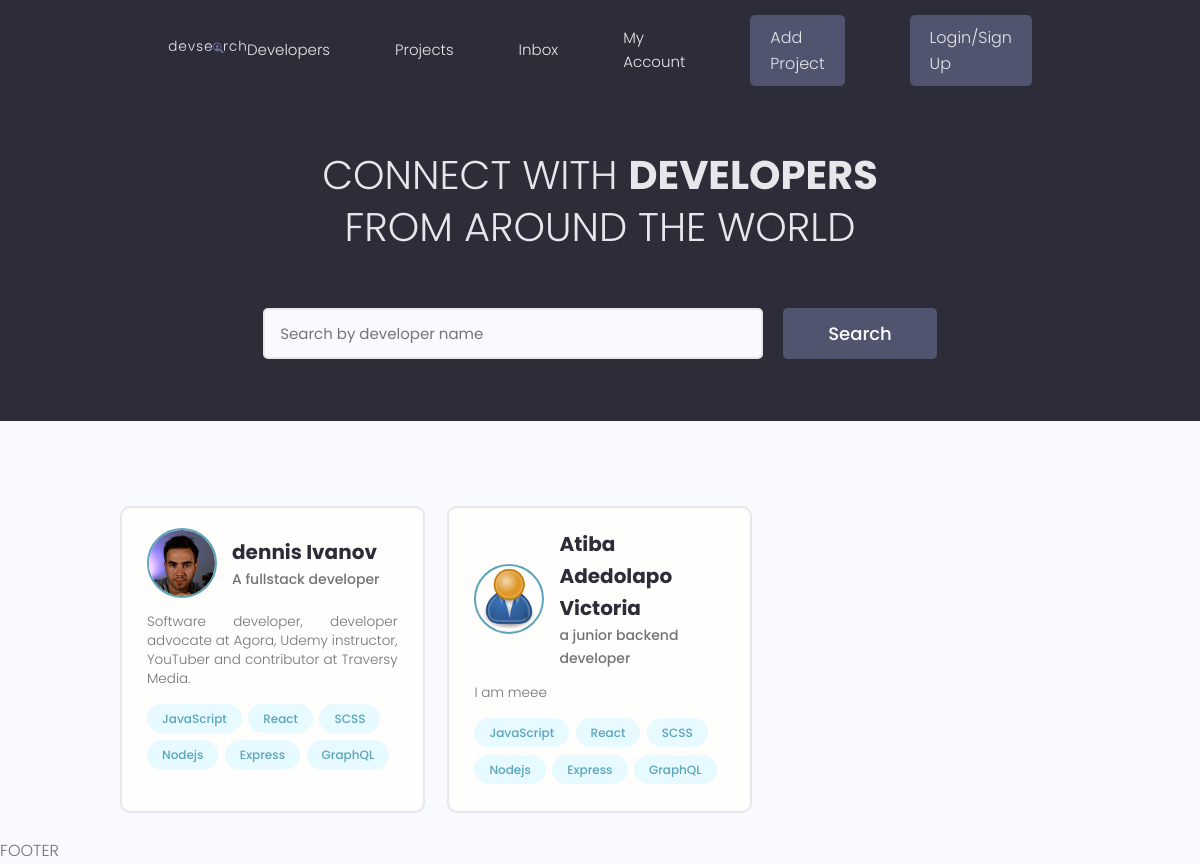
Before: / with the older database file.
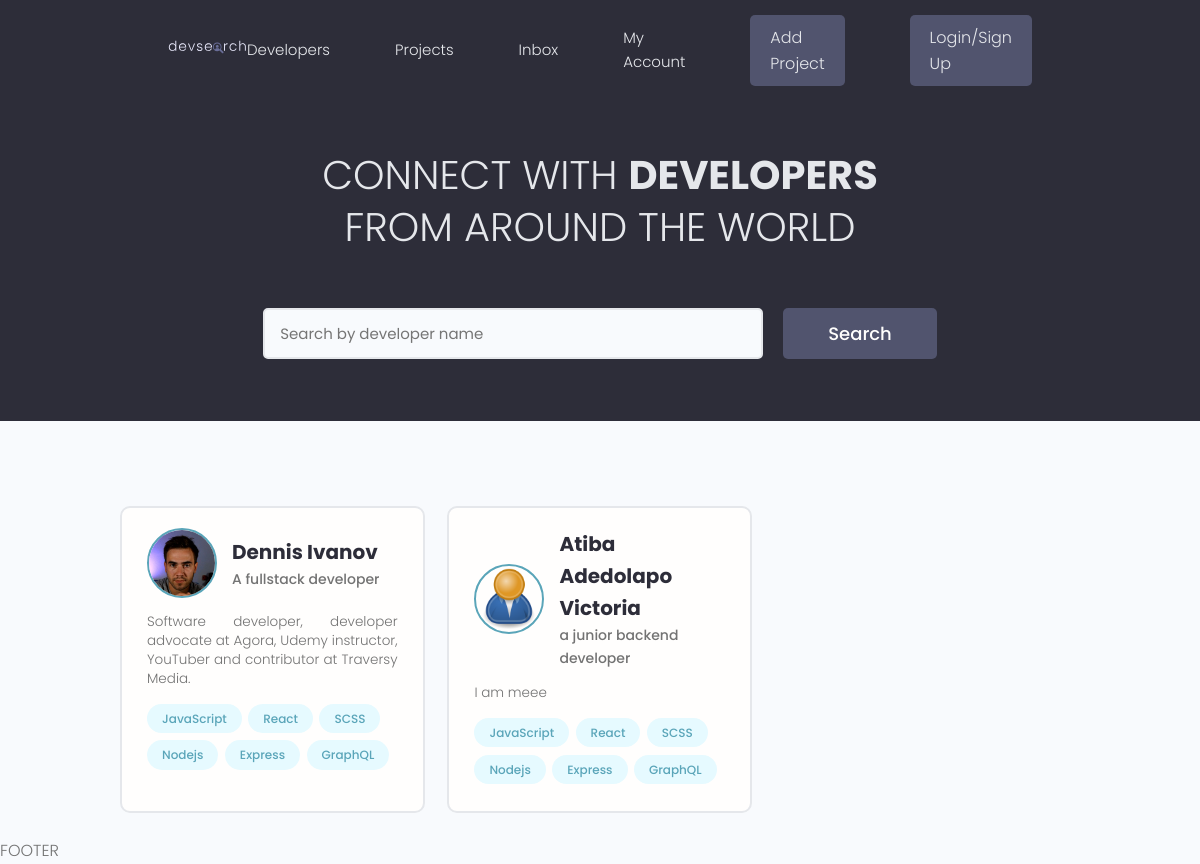
After: the same page with the newer database file.
### users/models.py (models this page shows, shortened)
class Profile(models.Model):
    user = models.OneToOneField(User, on_delete=models.CASCADE, null=True, blank=True)
    name = models.CharField(max_length=200, blank=True, null=True)
    email = models.EmailField(max_length=500, blank=True, null=True)
    username = models.CharField(max_length=200, blank=True, null=True)
    short_intro = models.CharField(max_length=200, blank=True, null=True)
    bio = models.TextField(blank=True, null=True)
    profile_image = models.ImageField(
        null=True, blank=True, upload_to='profiles/', default="profiles/user-default.png")
    social_github = models.CharField(max_length=200, blank=True, null=True)
    social_twitter = models.CharField(max_length=200, blank=True, null=True)
    social_linkedin = models.CharField(max_length=200, blank=True, null=True)
    social_youtube = models.CharField(max_length=200, blank=True, null=True)
    social_website = models.CharField(max_length=200, blank=True, null=True)
    created = models.DateTimeField(auto_now_add=True)
    id = models.UUIDField(default=uuid.uuid4, unique=True,
                          primary_key=True, editable=False)

### users/views.py (the view)
# urls.py: path('', views.profiles, name="profiles"),
def profiles(request):
    profiles = Profile.objects.all()
    context = {'profiles': profiles}
    return render(request, 'users/profile.html', context)

### users/templates/users/profile.html (shortened to what this page needs)
{% extends 'main.html' %}
{% block content %}
  <main class="home">
    <section class="hero-section text-center">
      <div class="container container--narrow">
        <div class="hero-section__box">
          <h2>CONNECT WITH <span>DEVELOPERS</span></h2>
          <h2>FROM AROUND THE WORLD</h2>
        </div>
        <div class="hero-section__search">
          <form class="form" action="#" method="get">
            <div class="form__field">
              <input class="input input--text" id="formInput#search" type="text" name="text"
                placeholder="Search by developer name" />
            </div>
            <input class="btn btn--sub btn--lg" type="submit" value="Search" />
          </form>
        </div>
      </div>
    </section>
    <section class="devlist">
      <div class="container">
        <div class="grid grid--three">
          {% for profile in profiles %}
          <div class="column card">
            <div class="dev">
              <a href="/profile.html" class="card__body">
                <div class="dev__profile">
                  <img class="avatar avatar--md" src="{{ profile.profile_image.url }}" alt="image" />
                  <div class="dev__meta">
                    <h3>{{ profile.name }}</h3>
                    <h5>{{profile.short_intro|slice:"60"}}</h5>
                  </div>
                </div>
                <p class="dev__info">{{profile.bio|slice:"150"}}</p>
                <div class="dev__skills">
                  <span class="tag tag--pill tag--main">
                    <small>JavaScript</small>
                  </span>
                  <span class="tag tag--pill tag--main">
                    <small>React</small>
                  </span>
                  <span class="tag tag--pill tag--main">
                    <small>SCSS</small>
                  </span>
                  <span class="tag tag--pill tag--main">
                    <small>Nodejs</small>
                  </span>
                  <span class="tag tag--pill tag--main">
                    <small>Express</small>
                  </span>
                  <span class="tag tag--pill tag--main">
                    <small>GraphQL</small>
                  </span>
                </div>
              </a>
            </div>
          </div>
          {% endfor %}
        </div>
      </div>
    </section>
  </main>
{% endblock content %}

Changed rows visible on the page:
changed Profile "A fullstack developer": name "dennis Ivanov" → "Dennis Ivanov"
